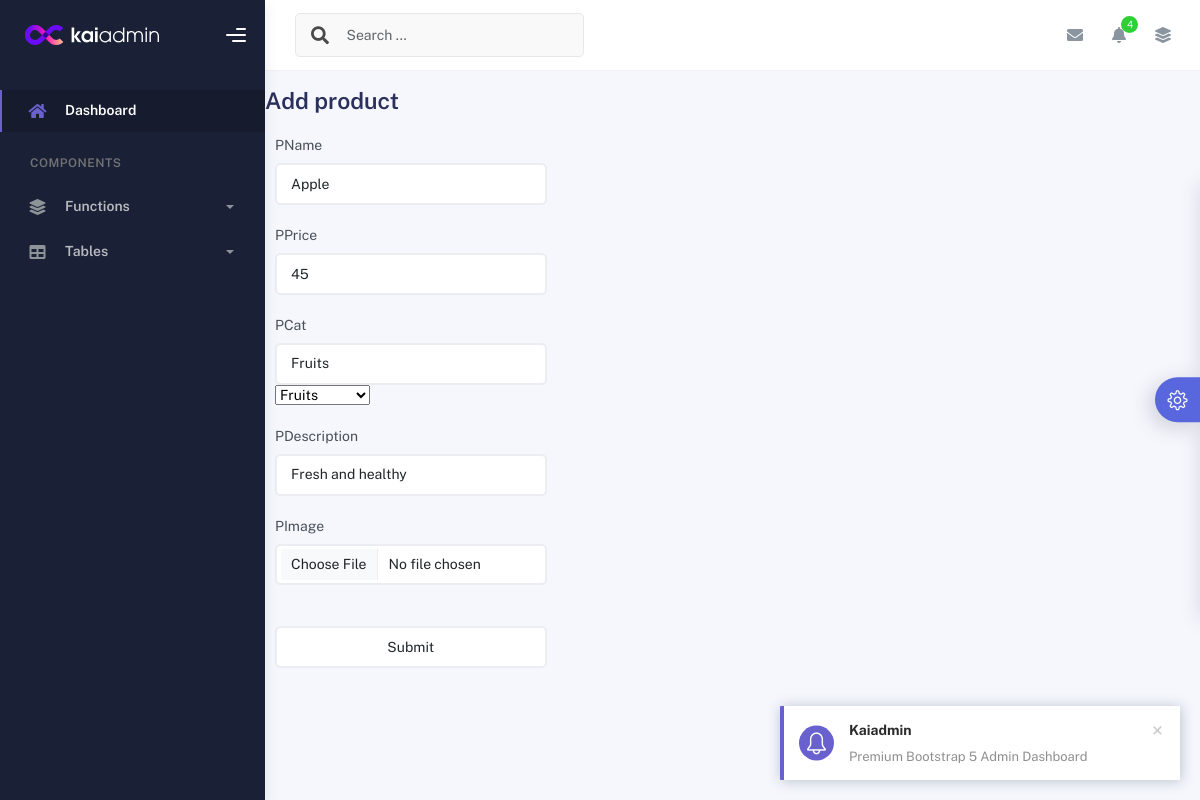
Screenshot of /edit1/6 with the database file from the repository.
### adminapp/models.py (models this page shows)
class add(models.Model):
    PName=models.CharField(max_length=255)
    PCat=models.CharField(max_length=255)
    PPrice=models.IntegerField(max_length=255)
    PDescription=models.CharField(max_length=255)
    PImage=models.ImageField(upload_to='sample1',default='null.jpg')

### adminapp/views.py (the view)
# urls.py: path('edit1/<int:id>',views.edit1,name='edit1'),
def edit1(request,id):
    data1=add.objects.filter(id=id)
    data5=cat.objects.all()
    return render(request,'edit1.html',{'data1':data1,'data':data5})

### adminapp/templates/edit1.html (shortened to what this page needs)
{% extends 'admin1.html' %}
{% block content %}
<div class="card-body">
    <div class="row" >
      <div class="col-md-6 col-lg-4">
        <br><br><br><br>
        <h3><b>Add product</b></h3>
        {% for i in data1 %}
        <form action="{% url 'update1' id=i.id %}" method="POST" enctype="multipart/form-data">
        <div class="form-group">
          <label for="email2">PName</label>
          <input type="text" class="form-control"  value="{{i.PName}}" name="PName" placeholder="Enter name">
        </div>
        <div class="form-group">
            <label for="">PPrice</label>
            <input type="text" class="form-control" value="{{i.PPrice}}" name="PPrice" placeholder="Enter name">
          </div>
          <div class="form-group">
            <label for="email2">PCat</label>
            <input type="text" class="form-control" value="{{i.PCat}}"  name="PCat" placeholder="Enter name">
            <select name="CName">
                {% for i in data %}
               <option value="{{i.CName}}">{{i.CName}}</option>
               {% endfor %}
               </select>
          </div>
          <div class="form-group">
            <label for="email2">PDescription</label>
            <input type="text" class="form-control" value="{{i.PDescription}}"  name="PDescription" placeholder="Enter Description">
          </div>
        <div class="form-group">
        <label for="">PImage</label>
        <div class="input-group">
          <div class="custom-file">
            <input type="file" class="form-control" value="{{i.PImage.url}}" name="PImage" id="exampleInputFile">
          </div>
        </div>
      </div>
        <div class="form-group">
           <button type="submit" class="form-control">Submit</button>
          </div>
        </form>
        {% endfor %}
      </div>
    </div>
</div>
{% endblock %}

### rows the page displays
add: PName "Apple", PPrice "45", PCat "Fruits", PDescription "Fresh and healthy"

### other values shown
form field CName "Fruits"
